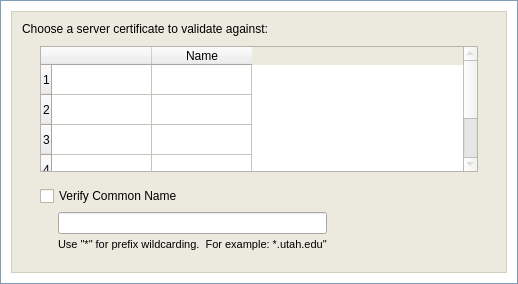
<ui version="4.0" >
 <class>Form</class>
 <widget class="QWidget" name="Form" >
  <property name="geometry" >
   <rect>
    <x>0</x>
    <y>0</y>
    <width>518</width>
    <height>284</height>
   </rect>
  </property>
  <property name="sizePolicy" >
   <sizepolicy vsizetype="Fixed" hsizetype="Fixed" >
    <horstretch>0</horstretch>
    <verstretch>0</verstretch>
   </sizepolicy>
  </property>
  <property name="minimumSize" >
   <size>
    <width>518</width>
    <height>284</height>
   </size>
  </property>
  <property name="maximumSize" >
   <size>
    <width>496</width>
    <height>262</height>
   </size>
  </property>
  <property name="windowTitle" >
   <string>Form</string>
  </property>
  <layout class="QVBoxLayout" >
   <property name="spacing" >
    <number>0</number>
   </property>
   <property name="leftMargin" >
    <number>0</number>
   </property>
   <property name="topMargin" >
    <number>0</number>
   </property>
   <property name="rightMargin" >
    <number>0</number>
   </property>
   <property name="bottomMargin" >
    <number>0</number>
   </property>
   <item>
    <widget class="QFrame" name="frameOuterCosmetic" >
     <property name="sizePolicy" >
      <sizepolicy vsizetype="Fixed" hsizetype="Preferred" >
       <horstretch>0</horstretch>
       <verstretch>0</verstretch>
      </sizepolicy>
     </property>
     <property name="minimumSize" >
      <size>
       <width>16</width>
       <height>284</height>
      </size>
     </property>
     <property name="maximumSize" >
      <size>
       <width>16777215</width>
       <height>284</height>
      </size>
     </property>
     <property name="palette" >
      <palette>
       <active>
        <colorrole role="WindowText" >
         <brush brushstyle="SolidPattern" >
          <color alpha="255" >
           <red>127</red>
           <green>157</green>
           <blue>185</blue>
          </color>
         </brush>
        </colorrole>
        <colorrole role="Base" >
         <brush brushstyle="SolidPattern" >
          <color alpha="255" >
           <red>255</red>
           <green>255</green>
           <blue>255</blue>
          </color>
         </brush>
        </colorrole>
        <colorrole role="Window" >
         <brush brushstyle="SolidPattern" >
          <color alpha="255" >
           <red>255</red>
           <green>255</green>
           <blue>255</blue>
          </color>
         </brush>
        </colorrole>
       </active>
       <inactive>
        <colorrole role="WindowText" >
         <brush brushstyle="SolidPattern" >
          <color alpha="255" >
           <red>127</red>
           <green>157</green>
           <blue>185</blue>
          </color>
         </brush>
        </colorrole>
        <colorrole role="Base" >
         <brush brushstyle="SolidPattern" >
          <color alpha="255" >
           <red>255</red>
           <green>255</green>
           <blue>255</blue>
          </color>
         </brush>
        </colorrole>
        <colorrole role="Window" >
         <brush brushstyle="SolidPattern" >
          <color alpha="255" >
           <red>255</red>
           <green>255</green>
           <blue>255</blue>
          </color>
         </brush>
        </colorrole>
       </inactive>
       <disabled>
        <colorrole role="WindowText" >
         <brush brushstyle="SolidPattern" >
          <color alpha="255" >
           <red>127</red>
           <green>127</green>
           <blue>127</blue>
          </color>
         </brush>
        </colorrole>
        <colorrole role="Base" >
         <brush brushstyle="SolidPattern" >
          <color alpha="255" >
           <red>255</red>
           <green>255</green>
           <blue>255</blue>
          </color>
         </brush>
        </colorrole>
        <colorrole role="Window" >
         <brush brushstyle="SolidPattern" >
          <color alpha="255" >
           <red>255</red>
           <green>255</green>
           <blue>255</blue>
          </color>
         </brush>
        </colorrole>
       </disabled>
      </palette>
     </property>
     <property name="autoFillBackground" >
      <bool>true</bool>
     </property>
     <property name="frameShape" >
      <enum>QFrame::Box</enum>
     </property>
     <property name="frameShadow" >
      <enum>QFrame::Plain</enum>
     </property>
     <layout class="QVBoxLayout" >
      <property name="spacing" >
       <number>10</number>
      </property>
      <property name="leftMargin" >
       <number>10</number>
      </property>
      <property name="topMargin" >
       <number>10</number>
      </property>
      <property name="rightMargin" >
       <number>10</number>
      </property>
      <property name="bottomMargin" >
       <number>10</number>
      </property>
      <item>
       <widget class="QFrame" name="frame" >
        <property name="palette" >
         <palette>
          <active>
           <colorrole role="WindowText" >
            <brush brushstyle="SolidPattern" >
             <color alpha="255" >
              <red>208</red>
              <green>208</green>
              <blue>191</blue>
             </color>
            </brush>
           </colorrole>
           <colorrole role="Base" >
            <brush brushstyle="SolidPattern" >
             <color alpha="255" >
              <red>255</red>
              <green>255</green>
              <blue>255</blue>
             </color>
            </brush>
           </colorrole>
           <colorrole role="Window" >
            <brush brushstyle="SolidPattern" >
             <color alpha="255" >
              <red>236</red>
              <green>234</green>
              <blue>223</blue>
             </color>
            </brush>
           </colorrole>
          </active>
          <inactive>
           <colorrole role="WindowText" >
            <brush brushstyle="SolidPattern" >
             <color alpha="255" >
              <red>208</red>
              <green>208</green>
              <blue>191</blue>
             </color>
            </brush>
           </colorrole>
           <colorrole role="Base" >
            <brush brushstyle="SolidPattern" >
             <color alpha="255" >
              <red>255</red>
              <green>255</green>
              <blue>255</blue>
             </color>
            </brush>
           </colorrole>
           <colorrole role="Window" >
            <brush brushstyle="SolidPattern" >
             <color alpha="255" >
              <red>236</red>
              <green>234</green>
              <blue>223</blue>
             </color>
            </brush>
           </colorrole>
          </inactive>
          <disabled>
           <colorrole role="WindowText" >
            <brush brushstyle="SolidPattern" >
             <color alpha="255" >
              <red>127</red>
              <green>127</green>
              <blue>127</blue>
             </color>
            </brush>
           </colorrole>
           <colorrole role="Base" >
            <brush brushstyle="SolidPattern" >
             <color alpha="255" >
              <red>236</red>
              <green>234</green>
              <blue>223</blue>
             </color>
            </brush>
           </colorrole>
           <colorrole role="Window" >
            <brush brushstyle="SolidPattern" >
             <color alpha="255" >
              <red>236</red>
              <green>234</green>
              <blue>223</blue>
             </color>
            </brush>
           </colorrole>
          </disabled>
         </palette>
        </property>
        <property name="autoFillBackground" >
         <bool>true</bool>
        </property>
        <property name="frameShape" >
         <enum>QFrame::Box</enum>
        </property>
        <property name="frameShadow" >
         <enum>QFrame::Plain</enum>
        </property>
        <layout class="QVBoxLayout" >
         <property name="spacing" >
          <number>10</number>
         </property>
         <property name="leftMargin" >
          <number>10</number>
         </property>
         <property name="topMargin" >
          <number>10</number>
         </property>
         <property name="rightMargin" >
          <number>10</number>
         </property>
         <property name="bottomMargin" >
          <number>10</number>
         </property>
         <item>
          <widget class="QLabel" name="labelMessage" >
           <property name="palette" >
            <palette>
             <active>
              <colorrole role="WindowText" >
               <brush brushstyle="SolidPattern" >
                <color alpha="255" >
                 <red>0</red>
                 <green>0</green>
                 <blue>0</blue>
                </color>
               </brush>
              </colorrole>
             </active>
             <inactive>
              <colorrole role="WindowText" >
               <brush brushstyle="SolidPattern" >
                <color alpha="255" >
                 <red>0</red>
                 <green>0</green>
                 <blue>0</blue>
                </color>
               </brush>
              </colorrole>
             </inactive>
             <disabled>
              <colorrole role="WindowText" >
               <brush brushstyle="SolidPattern" >
                <color alpha="255" >
                 <red>118</red>
                 <green>116</green>
                 <blue>108</blue>
                </color>
               </brush>
              </colorrole>
             </disabled>
            </palette>
           </property>
           <property name="font" >
            <font>
             <family>Arial</family>
             <pointsize>9</pointsize>
            </font>
           </property>
           <property name="text" >
            <string>Choose a server certificate to validate against:</string>
           </property>
           <property name="wordWrap" >
            <bool>true</bool>
           </property>
          </widget>
         </item>
         <item>
          <widget class="QFrame" name="frame_2" >
           <property name="frameShape" >
            <enum>QFrame::NoFrame</enum>
           </property>
           <property name="frameShadow" >
            <enum>QFrame::Raised</enum>
           </property>
           <layout class="QVBoxLayout" >
            <property name="spacing" >
             <number>14</number>
            </property>
            <property name="leftMargin" >
             <number>18</number>
            </property>
            <property name="topMargin" >
             <number>0</number>
            </property>
            <property name="rightMargin" >
             <number>18</number>
            </property>
            <property name="bottomMargin" >
             <number>0</number>
            </property>
            <item>
             <widget class="QTableWidget" name="tableCertList" >
              <property name="sizePolicy" >
               <sizepolicy vsizetype="Fixed" hsizetype="Expanding" >
                <horstretch>0</horstretch>
                <verstretch>0</verstretch>
               </sizepolicy>
              </property>
              <property name="minimumSize" >
               <size>
                <width>0</width>
                <height>126</height>
               </size>
              </property>
              <property name="maximumSize" >
               <size>
                <width>16777215</width>
                <height>126</height>
               </size>
              </property>
              <property name="font" >
               <font>
                <family>Arial</family>
                <pointsize>9</pointsize>
               </font>
              </property>
              <property name="frameShape" >
               <enum>QFrame::StyledPanel</enum>
              </property>
              <property name="verticalScrollBarPolicy" >
               <enum>Qt::ScrollBarAlwaysOn</enum>
              </property>
              <property name="horizontalScrollBarPolicy" >
               <enum>Qt::ScrollBarAlwaysOff</enum>
              </property>
              <property name="rowCount" >
               <number>5</number>
              </property>
              <property name="columnCount" >
               <number>2</number>
              </property>
              <row/>
              <row/>
              <row/>
              <row/>
              <row/>
              <column>
               <property name="text" >
                <string> </string>
               </property>
              </column>
              <column>
               <property name="text" >
                <string>Name</string>
               </property>
              </column>
             </widget>
            </item>
            <item>
             <widget class="QFrame" name="frame_4" >
              <property name="sizePolicy" >
               <sizepolicy vsizetype="Fixed" hsizetype="Expanding" >
                <horstretch>0</horstretch>
                <verstretch>0</verstretch>
               </sizepolicy>
              </property>
              <property name="frameShape" >
               <enum>QFrame::NoFrame</enum>
              </property>
              <property name="frameShadow" >
               <enum>QFrame::Raised</enum>
              </property>
              <layout class="QVBoxLayout" >
               <property name="leftMargin" >
                <number>0</number>
               </property>
               <property name="topMargin" >
                <number>0</number>
               </property>
               <property name="rightMargin" >
                <number>0</number>
               </property>
               <property name="bottomMargin" >
                <number>0</number>
               </property>
               <item>
                <widget class="QCheckBox" name="checkBoxVerifyName" >
                 <property name="sizePolicy" >
                  <sizepolicy vsizetype="Fixed" hsizetype="Expanding" >
                   <horstretch>0</horstretch>
                   <verstretch>0</verstretch>
                  </sizepolicy>
                 </property>
                 <property name="palette" >
                  <palette>
                   <active>
                    <colorrole role="WindowText" >
                     <brush brushstyle="SolidPattern" >
                      <color alpha="255" >
                       <red>0</red>
                       <green>0</green>
                       <blue>0</blue>
                      </color>
                     </brush>
                    </colorrole>
                   </active>
                   <inactive>
                    <colorrole role="WindowText" >
                     <brush brushstyle="SolidPattern" >
                      <color alpha="255" >
                       <red>0</red>
                       <green>0</green>
                       <blue>0</blue>
                      </color>
                     </brush>
                    </colorrole>
                   </inactive>
                   <disabled>
                    <colorrole role="WindowText" >
                     <brush brushstyle="SolidPattern" >
                      <color alpha="255" >
                       <red>127</red>
                       <green>127</green>
                       <blue>127</blue>
                      </color>
                     </brush>
                    </colorrole>
                   </disabled>
                  </palette>
                 </property>
                 <property name="font" >
                  <font>
                   <family>Arial</family>
                   <pointsize>9</pointsize>
                  </font>
                 </property>
                 <property name="text" >
                  <string>Verify Common Name</string>
                 </property>
                </widget>
               </item>
               <item>
                <widget class="QFrame" name="frame_3" >
                 <property name="frameShape" >
                  <enum>QFrame::NoFrame</enum>
                 </property>
                 <property name="frameShadow" >
                  <enum>QFrame::Raised</enum>
                 </property>
                 <layout class="QHBoxLayout" >
                  <property name="spacing" >
                   <number>0</number>
                  </property>
                  <property name="leftMargin" >
                   <number>0</number>
                  </property>
                  <property name="topMargin" >
                   <number>0</number>
                  </property>
                  <property name="rightMargin" >
                   <number>0</number>
                  </property>
                  <property name="bottomMargin" >
                   <number>0</number>
                  </property>
                  <item>
                   <spacer>
                    <property name="orientation" >
                     <enum>Qt::Horizontal</enum>
                    </property>
                    <property name="sizeType" >
                     <enum>QSizePolicy::Fixed</enum>
                    </property>
                    <property name="sizeHint" >
                     <size>
                      <width>18</width>
                      <height>20</height>
                     </size>
                    </property>
                   </spacer>
                  </item>
                  <item>
                   <widget class="QFrame" name="frame_5" >
                    <property name="sizePolicy" >
                     <sizepolicy vsizetype="Fixed" hsizetype="Fixed" >
                      <horstretch>0</horstretch>
                      <verstretch>0</verstretch>
                     </sizepolicy>
                    </property>
                    <property name="frameShape" >
                     <enum>QFrame::NoFrame</enum>
                    </property>
                    <property name="frameShadow" >
                     <enum>QFrame::Raised</enum>
                    </property>
                    <layout class="QVBoxLayout" >
                     <property name="spacing" >
                      <number>1</number>
                     </property>
                     <property name="leftMargin" >
                      <number>0</number>
                     </property>
                     <property name="topMargin" >
                      <number>0</number>
                     </property>
                     <property name="rightMargin" >
                      <number>0</number>
                     </property>
                     <property name="bottomMargin" >
                      <number>0</number>
                     </property>
                     <item>
                      <widget class="QLineEdit" name="dataFieldCommonName" >
                       <property name="sizePolicy" >
                        <sizepolicy vsizetype="Fixed" hsizetype="Expanding" >
                         <horstretch>0</horstretch>
                         <verstretch>0</verstretch>
                        </sizepolicy>
                       </property>
                       <property name="minimumSize" >
                        <size>
                         <width>260</width>
                         <height>22</height>
                        </size>
                       </property>
                       <property name="font" >
                        <font>
                         <family>Arial</family>
                         <pointsize>9</pointsize>
                        </font>
                       </property>
                      </widget>
                     </item>
                     <item>
                      <widget class="QLabel" name="labelNameInstructions" >
                       <property name="sizePolicy" >
                        <sizepolicy vsizetype="Fixed" hsizetype="Fixed" >
                         <horstretch>0</horstretch>
                         <verstretch>0</verstretch>
                        </sizepolicy>
                       </property>
                       <property name="minimumSize" >
                        <size>
                         <width>0</width>
                         <height>18</height>
                        </size>
                       </property>
                       <property name="palette" >
                        <palette>
                         <active>
                          <colorrole role="WindowText" >
                           <brush brushstyle="SolidPattern" >
                            <color alpha="255" >
                             <red>0</red>
                             <green>0</green>
                             <blue>0</blue>
                            </color>
                           </brush>
                          </colorrole>
                         </active>
                         <inactive>
                          <colorrole role="WindowText" >
                           <brush brushstyle="SolidPattern" >
                            <color alpha="255" >
                             <red>0</red>
                             <green>0</green>
                             <blue>0</blue>
                            </color>
                           </brush>
                          </colorrole>
                         </inactive>
                         <disabled>
                          <colorrole role="WindowText" >
                           <brush brushstyle="SolidPattern" >
                            <color alpha="255" >
                             <red>127</red>
                             <green>127</green>
                             <blue>127</blue>
                            </color>
                           </brush>
                          </colorrole>
                         </disabled>
                        </palette>
                       </property>
                       <property name="font" >
                        <font>
                         <family>Arial</family>
                         <pointsize>8</pointsize>
                        </font>
                       </property>
                       <property name="text" >
                        <string>Use "*" for prefix wildcarding.  For example: *.utah.edu"</string>
                       </property>
                      </widget>
                     </item>
                    </layout>
                   </widget>
                  </item>
                  <item>
                   <spacer>
                    <property name="orientation" >
                     <enum>Qt::Horizontal</enum>
                    </property>
                    <property name="sizeHint" >
                     <size>
                      <width>40</width>
                      <height>20</height>
                     </size>
                    </property>
                   </spacer>
                  </item>
                 </layout>
                </widget>
               </item>
              </layout>
             </widget>
            </item>
            <item>
             <spacer>
              <property name="orientation" >
               <enum>Qt::Vertical</enum>
              </property>
              <property name="sizeHint" >
               <size>
                <width>20</width>
                <height>1</height>
               </size>
              </property>
             </spacer>
            </item>
           </layout>
          </widget>
         </item>
        </layout>
       </widget>
      </item>
     </layout>
    </widget>
   </item>
  </layout>
 </widget>
 <resources/>
 <connections/>
</ui>
